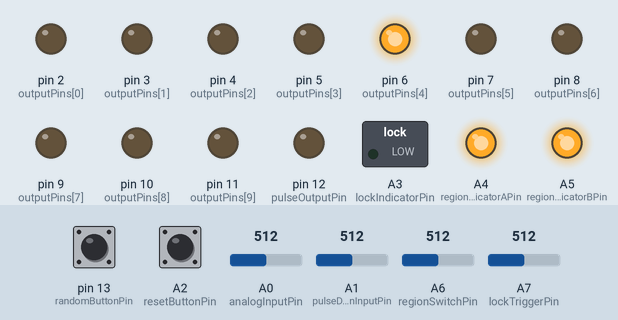
A sketch run on a simulated Arduino Nano, built with avr-gcc and run on an emulated ATmega328P. Shown: switched loads named in the sketch (green lamp = pin HIGH), output pins drawn as LEDs (lit = HIGH). The test bench sets the inputs (shaded band); at power-on: A6 (regionSwitchPin) = 512, A7 (lockTriggerPin) = 512, pin 13 (randomButtonPin) LOW, A0 (analogInputPin) = 512, A1 (pulseDurationInputPin) = 512, A2 (resetButtonPin) LOW. Random numbers use the default seed unless the sketch sets one; what the sketch prints to the serial monitor is not drawn.

Above: at 1.2 s.
1.3 s: A6 (regionSwitchPin) set to 739
2.8 s: A6 (regionSwitchPin) set to 776
At 3.4 s:
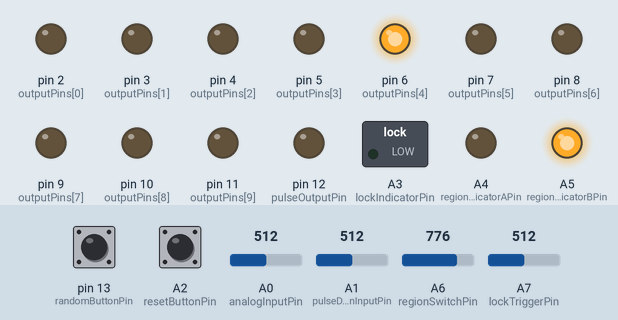
4.3 s: A7 (lockTriggerPin) set to 739
7.3 s: A7 (lockTriggerPin) set to 776
At 7.8 s:
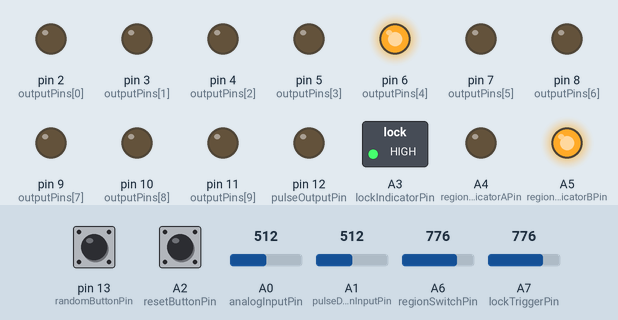
8.8 s: pin 13 (randomButtonPin) pulled HIGH for 0.15 s
At 10.4 s:
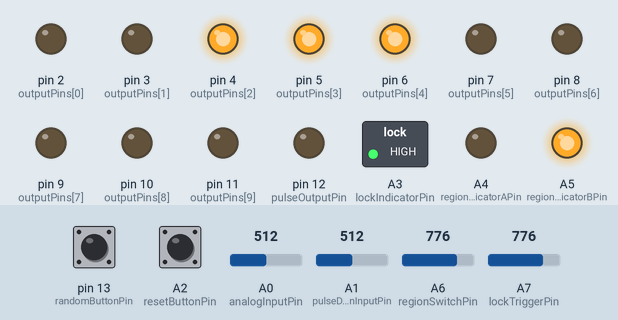
10.7 s: A0 (analogInputPin) set to 460
12.2 s: A0 (analogInputPin) set to 434
At 12.9 s:
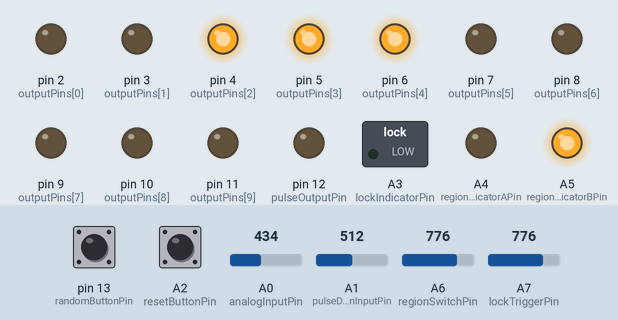
Timing chart, 0 to 14.7 s (numbered marks = the images above; inputs shaded):
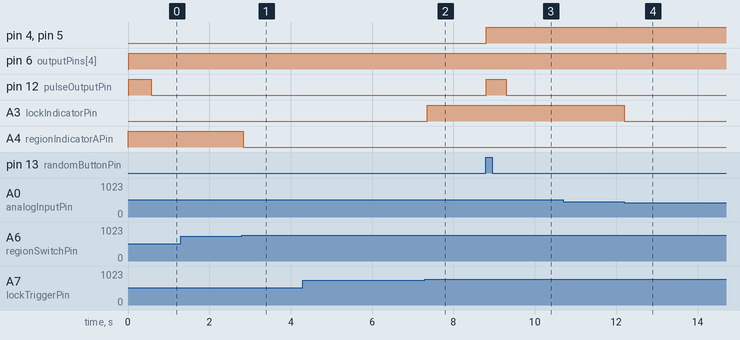

The sketch:

freqscanlockzoneV24.ino
```cpp
// 引脚定义
const int analogInputPin = A0;                    // 主选择输入
const int pulseDurationInputPin = A1;             // 脉冲时长调节
const int regionSwitchPin = A6;                   // 区域切换引脚(模拟输入)
const int regionIndicatorAPin = A4;               // 区域A指示
const int regionIndicatorBPin = A5;               // 区域B指示
const int outputPins[] = {2, 3, 4, 5, 6, 7, 8, 9, 10, 11}; // 输出引脚
const int numOutputPins = 10;
const int pulseOutputPin = 12;                    // 脉冲输出
const int randomButtonPin = 13;                   // 随机按钮
const int resetButtonPin = A2;                    // 复位按钮
const int lockIndicatorPin = A3;                  // 锁定指示
const int lockTriggerPin = A7;                    // 锁定触发(模拟输入)

// 状态变量
enum RegionMode { FULL, REGION_A, REGION_B };
RegionMode currentRegion = FULL;                  // 初始设为全区域
bool randomPinsState[numOutputPins] = {false};
bool lockedPinsState[numOutputPins] = {false};
bool lastOutputPinsState[numOutputPins] = {false};
bool isPulseActive = false;
unsigned long pulseStartTime = 0;
unsigned long pulseDuration = 100;                // 默认脉冲时间

// 按钮状态
bool lastRandomButtonState = HIGH;
bool lastResetButtonState = HIGH;
float lastLockTriggerVoltage = 0.0;
float lastRegionSwitchVoltage = 0.0;
bool lastLockIndicatorState = false;
const float triggerThreshold = 3.7;               // 触发阈值电压(3.7V)

// 函数前置声明
void updateRegionIndicators();
void handleRandomButton();
void resetAllPins();
void resetRandomPins();
int getCurrentInterval();
void handleLockFunction(int interval);
void handleRegionSwitch();
void updatePulseDuration();
void checkOutputPinsState(int interval);
void updateOutputPins(int interval);
void updateLockIndicator(int interval);
void managePulse();
void printDebugInfo(int interval);
void triggerPulse();
void randomizePins();
unsigned long generateRandomSeed();

// 随机种子生成
unsigned long generateRandomSeed() {
    ADMUX = _BV(REFS1) | _BV(REFS0) | _BV(MUX3);
    delay(10);
    ADCSRA |= _BV(ADEN) | _BV(ADSC);
    while (ADCSRA & _BV(ADSC));
    int noise = ADC;

    uint32_t clockJitter = 0;
    for (uint8_t i = 0; i < 16; i++) {
        clockJitter = (clockJitter << 1) | (micros() & 0x1);
        delayMicroseconds(100);
    }

    return millis() + noise + clockJitter;
}

void setup() {
    randomSeed(generateRandomSeed());
    Serial.begin(9600);

    // 初始化输出引脚
    for (int i = 0; i < numOutputPins; i++) {
        pinMode(outputPins[i], OUTPUT);
        digitalWrite(outputPins[i], LOW);
    }

    // 初始化功能引脚
    pinMode(pulseOutputPin, OUTPUT);
    pinMode(randomButtonPin, INPUT);
    pinMode(resetButtonPin, INPUT);
    pinMode(lockTriggerPin, INPUT);
    pinMode(lockIndicatorPin, OUTPUT);
    pinMode(regionSwitchPin, INPUT);
    pinMode(regionIndicatorAPin, OUTPUT);
    pinMode(regionIndicatorBPin, OUTPUT);

    updateRegionIndicators();
    Serial.println("系统初始化完成");
}

void loop() {
    // 读取按钮状态
    bool currentRandomButtonState = digitalRead(randomButtonPin);
    bool currentResetButtonState = digitalRead(resetButtonPin);
    float currentLockVoltage = analogRead(lockTriggerPin) * (5.0 / 1023.0);
    float currentRegionVoltage = analogRead(regionSwitchPin) * (5.0 / 1023.0);

    // 处理随机按钮
    if (currentRandomButtonState == HIGH && lastRandomButtonState == LOW) {
        handleRandomButton();
    }

    // 修改后的复位逻辑：上升沿触发复位随机引脚
    if (currentResetButtonState == HIGH && lastResetButtonState == LOW) {
        resetRandomPins();
    }

    // 处理锁定触发和区域切换
    if (currentLockVoltage >= triggerThreshold && lastLockTriggerVoltage < triggerThreshold) {
        int interval = getCurrentInterval();
        handleLockFunction(interval);
    }
    if (currentRegionVoltage >= triggerThreshold && lastRegionSwitchVoltage < triggerThreshold) {
        handleRegionSwitch();
    }

    // 更新状态
    lastRandomButtonState = currentRandomButtonState;
    lastResetButtonState = currentResetButtonState;
    lastLockTriggerVoltage = currentLockVoltage;
    lastRegionSwitchVoltage = currentRegionVoltage;

    // 更新输出
    int interval = getCurrentInterval();
    updatePulseDuration();
    checkOutputPinsState(interval);
    updateOutputPins(interval);
    updateLockIndicator(interval);
    managePulse();
    printDebugInfo(interval);
}

// ========== 功能函数实现 ========== //

void updateRegionIndicators() {
    digitalWrite(regionIndicatorAPin, currentRegion != REGION_A);
    digitalWrite(regionIndicatorBPin, currentRegion != REGION_B);
}

void handleRandomButton() {
    randomizePins();
}

void randomizePins() {
    memset(randomPinsState, 0, sizeof(randomPinsState));
    int availablePins[numOutputPins];
    int numAvailable = 0;

    for (int i = 0; i < numOutputPins; i++) {
        if (lockedPinsState[i]) continue;
        switch (currentRegion) {
            case FULL:    availablePins[numAvailable++] = i; break;
            case REGION_A: if (i <= 4) availablePins[numAvailable++] = i; break;
            case REGION_B: if (i >= 5) availablePins[numAvailable++] = i; break;
        }
    }

    if (numAvailable > 0) {
        int numToSelect = random(1, min(5, numAvailable + 1));
        for (int i = 0; i < numToSelect; i++) {
            int randomIndex = random(0, numAvailable);
            randomPinsState[availablePins[randomIndex]] = true;
            availablePins[randomIndex] = availablePins[--numAvailable];
        }
    }
    Serial.println("随机选择已更新");
}

void resetAllPins() {
    for (int i = 0; i < numOutputPins; i++) {
        randomPinsState[i] = false;
        lockedPinsState[i] = false;
        digitalWrite(outputPins[i], LOW);
    }
    Serial.println("所有引脚已完全复位");
}

void resetRandomPins() {
    for (int i = 0; i < numOutputPins; i++) {
        randomPinsState[i] = false;
    }
    Serial.println("随机选择已复位（锁定引脚保持状态）");
}

int getCurrentInterval() {
    int analogValue = analogRead(analogInputPin);
    return constrain(map(analogValue, 0, 1000, 0, numOutputPins - 1), 0, numOutputPins - 1);
}

void handleLockFunction(int currentInterval) {
    lockedPinsState[currentInterval] = !lockedPinsState[currentInterval];
    Serial.print("引脚 ");
    Serial.print(outputPins[currentInterval]);
    Serial.println(lockedPinsState[currentInterval] ? " 已锁定" : " 已解锁");
}

void handleRegionSwitch() {
    currentRegion = static_cast<RegionMode>((currentRegion + 1) % 3);
    updateRegionIndicators();
    Serial.print("区域切换至: ");
    switch (currentRegion) {
        case FULL:    Serial.println("全区域"); break;
        case REGION_A: Serial.println("区域A (D2-D6)"); break;
        case REGION_B: Serial.println("区域B (D7-D11)"); break;
    }
}

void updatePulseDuration() {
    int analogValue = analogRead(pulseDurationInputPin);
    analogValue = constrain(analogValue, 50, 1000);
    pulseDuration = map(analogValue, 50, 1000, 20, 1000);
}

void checkOutputPinsState(int interval) {
    if (!isPulseActive) {
        for (int i = 0; i < numOutputPins; i++) {
            bool currentState = (i == interval || randomPinsState[i] || lockedPinsState[i]);
            if (currentState && !lastOutputPinsState[i]) {
                triggerPulse();
                break;
            }
        }
    }
}

void updateOutputPins(int interval) {
    for (int i = 0; i < numOutputPins; i++) {
        bool currentState = (i == interval || randomPinsState[i] || lockedPinsState[i]);
        digitalWrite(outputPins[i], currentState ? HIGH : LOW);
        lastOutputPinsState[i] = currentState;
    }
}

void updateLockIndicator(int currentInterval) {
    digitalWrite(lockIndicatorPin, lockedPinsState[currentInterval]);
}

void managePulse() {
    if (isPulseActive && (millis() - pulseStartTime >= pulseDuration)) {
        digitalWrite(pulseOutputPin, LOW);
        isPulseActive = false;
    }
}

void triggerPulse() {
    if (!isPulseActive) {
        digitalWrite(pulseOutputPin, HIGH);
        pulseStartTime = millis();
        isPulseActive = true;
    }
}

void printDebugInfo(int interval) {
    static unsigned long lastPrintTime = 0;
    if (millis() - lastPrintTime > 500) {
        bool a2State = digitalRead(resetButtonPin);
        bool d13State = digitalRead(randomButtonPin);

        int a0Value = analogRead(analogInputPin);
        float a0Voltage = a0Value * (5.0 / 1023.0);
        int a1Value = analogRead(pulseDurationInputPin);
        float a1Voltage = a1Value * (5.0 / 1023.0);
        int a6Value = analogRead(regionSwitchPin);
        float a6Voltage = a6Value * (5.0 / 1023.0);
        int a7Value = analogRead(lockTriggerPin);
        float a7Voltage = a7Value * (5.0 / 1023.0);

        Serial.print("A0:");
        Serial.print(a0Value);
        Serial.print("(");
        Serial.print(a0Voltage, 1);
        Serial.print("V) | A1:");
        Serial.print(a1Value);
        Serial.print("(");
        Serial.print(a1Voltage, 1);
        Serial.print("V) | A2:");
        Serial.print(a2State ? "HIGH" : "LOW");
        Serial.print(" | A6:");
        Serial.print(a6Value);
        Serial.print("(");
        Serial.print(a6Voltage, 1);
        Serial.print("V) | A7:");
        Serial.print(a7Value);
        Serial.print("(");
        Serial.print(a7Voltage, 1);
        Serial.print("V) | D13:");
        Serial.print(d13State ? "HIGH" : "LOW");
        Serial.print(" | 区间:");
        Serial.print(interval);
        Serial.print(" | 区域:");
        switch (currentRegion) {
            case FULL:    Serial.print("全"); break;
            case REGION_A: Serial.print("A"); break;
            case REGION_B: Serial.print("B"); break;
        }
        Serial.print(" | 脉冲:");
        Serial.print(pulseDuration);
        Serial.print("ms | 锁定:");
        for (int i = 0; i < numOutputPins; i++) {
            if (lockedPinsState[i]) {
                Serial.print(outputPins[i]);
                Serial.print(" ");
            }
        }
        Serial.println();
        lastPrintTime = millis();
    }
}
```

Measured:
- the behaviour switches between 757 and 758 on A6 (regionSwitchPin) (found by bisection; images 0 and 1)
- the behaviour switches between 757 and 758 on A7 (lockTriggerPin) (found by bisection; images 1 and 2)
- the behaviour switches between 445 and 444 on A0 (analogInputPin) (found by bisection; images 3 and 4)
- after the input at 1.3 s, every drawn part: stays the same
- after the input at 2.8 s, A4 (regionIndicatorAPin): HIGH → LOW at once
- after the input at 4.3 s, every drawn part: stays the same
- after the input at 7.3 s, A3 (lockIndicatorPin): LOW → HIGH after 0.06 s
- after the input at 8.8 s, pin 4 (outputPins[2]), pin 5 (outputPins[3]): LOW → HIGH at once; pin 12 (pulseOutputPin): LOW → HIGH at once, → LOW 0.50 s later
- after the input at 10.7 s, every drawn part: stays the same
- after the input at 12.2 s, A3 (lockIndicatorPin): HIGH → LOW at once
